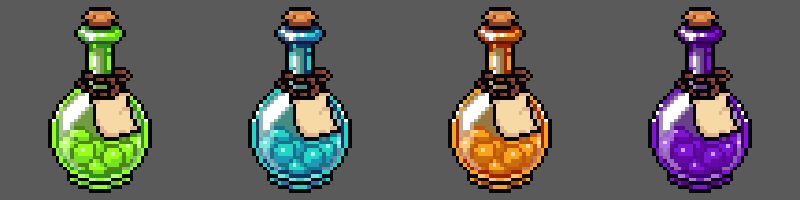
#> input picture kit/pause/assets/jars.png, 800 x 200 px, found by its file name
$ python r107.py
#> lines starting #> are read from the running program, lines starting #| are printed output that depends on the picture
### kit/fork_race2/hook.py
"""Standard Code Name hook band (Bennett: the hook makes or breaks the video).
usage:
    import sys; sys.path.insert(0, '<scratchpad>/pixellab/safezone'); from hook import hook_layer
    HOOK, HOOK_BOTTOM = hook_layer(['WHICH JAR IS', "CYRUS'S?"], accent=1, color=(255,214,60))
    frame.alpha_composite(HOOK)      # draw LAST (on top of everything) every frame
    # put content below HOOK_BOTTOM (typically ~450-470) and above y=1500
lines: 1-2 short lines of the original hook. accent: index of the line drawn in `color` (others white), or None.
sub: optional small secondary line (>=34px), drawn under the main lines.
"""
from PIL import Image, ImageDraw, ImageFont
import os
FONT = os.path.join(os.path.dirname(__file__), '../../npmfont/ps/package/files/PressStart2P.ttf')
W, H = 1080, 1920
X0, X1, Y0 = 70, 1025, 262
def _fit(lines, maxw, hi=80, lo=48):
#> called with maxw = 915, hi = 80, lo = 48
    for s in range(hi, lo - 1, -2):
        f = ImageFont.truetype(FONT, s); d = ImageDraw.Draw(Image.new('L', (1, 1)))
        if all(d.textlength(l, font=f) + 2 * 9 <= maxw for l in lines): return f, s
    return ImageFont.truetype(FONT, lo), lo
# [20 lines left out: function hook_layer, not called in this run]
# [4 lines that do not run on import are left out]

### kit/fork_rc1/hook2.py
"""hook_layer with the comment prompt as a real second line of the band, at least 44px (RECUT_BRIEF rule).
Same look as safezone/hook.py; sub line is 44-52px, white, thinner stroke, separated by a thin divider."""
import sys, os
sys.path.insert(0, '/tmp/claude-0/-home-claude/3d9a853e-960c-501e-b487-63abffb4f487/scratchpad/pixellab/safezone')
from hook import _fit, FONT, W, H, X0, X1, Y0
from PIL import Image, ImageDraw, ImageFont
def hook_layer2(lines, accent=None, color=(255, 214, 60), sub=None, sub_color=(240, 240, 240), border=None, sub_max=52):
    lines = [l.upper() for l in lines][:2]
    f, s = _fit(lines, X1 - X0 - 40)
    gap = int(s * 0.38); pad = 26
    h = len(lines) * s + (len(lines) - 1) * gap + 2 * pad
    if sub:
        fs, ss = _fit([sub], X1 - X0 - 40, sub_max, 44)
        d0 = ImageDraw.Draw(Image.new('L', (1, 1)))
        assert d0.textlength(sub, font=fs) + 12 <= X1 - X0 - 30, ('sub too long for 44px', sub)
        h += ss + 34
    L = Image.new('RGBA', (W, H), (0, 0, 0, 0)); d = ImageDraw.Draw(L)
#> after `L = Image.new('RGBA', (W, H), (0, 0, 0, 0))`: L: PIL image 1080x1920 RGBA; every value is 0
    d.rounded_rectangle([X0, Y0, X1, Y0 + h], 22, fill=(14, 10, 24, 232), outline=border or color, width=6)
    y = Y0 + pad
    for i, l in enumerate(lines):
        c = color if accent == i else (255, 255, 255)
        w = d.textlength(l, font=f)
        d.text(((X0 + X1) / 2 - w / 2, y), l, font=f, fill=c, stroke_width=9, stroke_fill=(10, 6, 18))
        y += s + gap
#> this loop made 2 passes
#> w on passes 1 to 2: 355.7, 319.2
#> after the loop, y = 508
    if sub:
        y = y - gap + 14
#> y = 492
        d.line([(X0 + 60, y), (X1 - 60, y)], fill=(color if border is None else border)[:3] + (120,), width=3)
        y += 18
#> y = 510
        w = d.textlength(sub, font=fs)
#> w = 580.7
        d.text(((X0 + X1) / 2 - w / 2, y), sub, font=fs, fill=sub_color, stroke_width=6, stroke_fill=(10, 6, 18))
    return L, Y0 + h
# [3 lines that do not run on import are left out]

### kit/fork_rc7/v107/r107.py
import numpy as np, math, random, subprocess, json, os, sys, glob
from PIL import Image, ImageDraw, ImageFont, ImageEnhance
OUTD = os.path.dirname(os.path.abspath(__file__))
os.chdir('/tmp/claude-0/-home-claude/3d9a853e-960c-501e-b487-63abffb4f487/scratchpad/fork_b11/wheel')
sys.path.insert(0, '/tmp/claude-0/-home-claude/3d9a853e-960c-501e-b487-63abffb4f487/scratchpad/fork_rc1'); from hook2 import hook_layer2
sys.path.insert(0, os.path.dirname(os.path.abspath(__file__))); from dragon_alone import dragon_alone
HOOK, HB = hook_layer2(['PAUSE IT', '3 TIMES'], accent=1, sub='Comment your combo'); print('hook bottom', HB)   # comment prompt 52px in the band from frame 0
#> after `HOOK, HB = hook_layer2(['PAUSE IT', '3 TIMES'], accent=1, sub='Comment`:
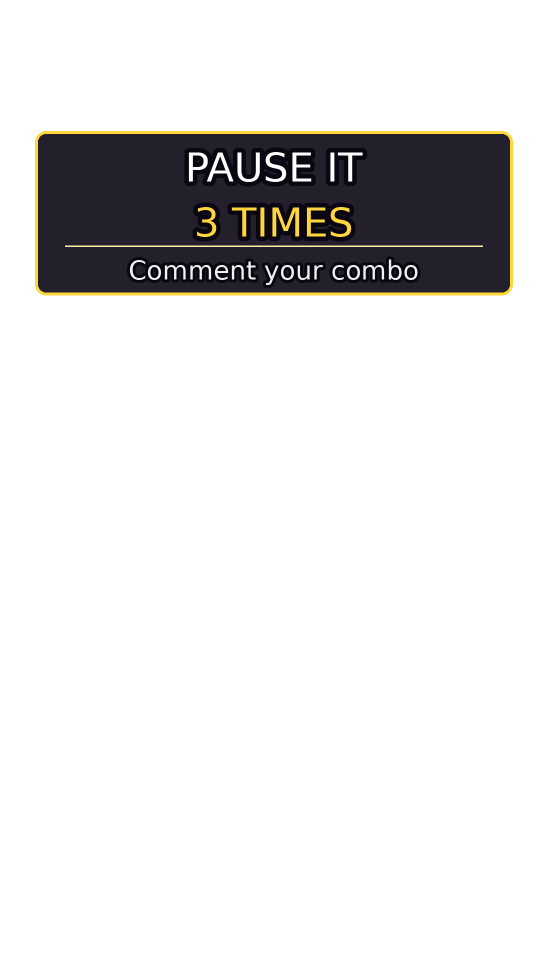
#> HOOK: PIL image 1080x1920 RGBA (shown at 1/2 size); mean R, G, B, A 6, 5, 5.2, 35.9; transparent parts drawn white
#> after `HOOK, HB = hook_layer2(['PAUSE IT', '3 TIMES'], accent=1, sub='Comment`: HB = 590
S = '/tmp/claude-0/-home-claude/3d9a853e-960c-501e-b487-63abffb4f487/scratchpad/'
FONT = S + 'npmfont/ps/package/files/PressStart2P.ttf'; A = S + 'pause/assets/'
W, H, FPS = 1080, 1920, 30; Q = 3; LW, LH = W // Q, H // Q
def F(s): return ImageFont.truetype(FONT, s)
def crop(im): return im.crop(im.getbbox())
def layer(img, fn):
    L = Image.new('RGBA', img.size, (0, 0, 0, 0)); fn(ImageDraw.Draw(L)); img.alpha_composite(L)
def ctext(d, x, y, t, f, fill=(255, 255, 255), sw=6, a=255):
    w = d.textlength(t, font=f); d.text((x - w / 2, y), t, font=f, fill=fill + (a,), stroke_width=sw, stroke_fill=(20, 15, 35, a))
# [4 lines left out: function fit, not called in this run]
def g0(p):
    im = Image.open(p); im.seek(0); return im.convert('RGBA')
def guide(n):  # Syeda idle frame at native 92
    return g0(A + n).resize((92, 92), Image.NEAREST)
jars = Image.open(A + 'jars.png').convert('RGBA')
# [4 lines left out: function jar, not called in this run]
#> (the run stopped early here; a loop or call above may not have finished)
